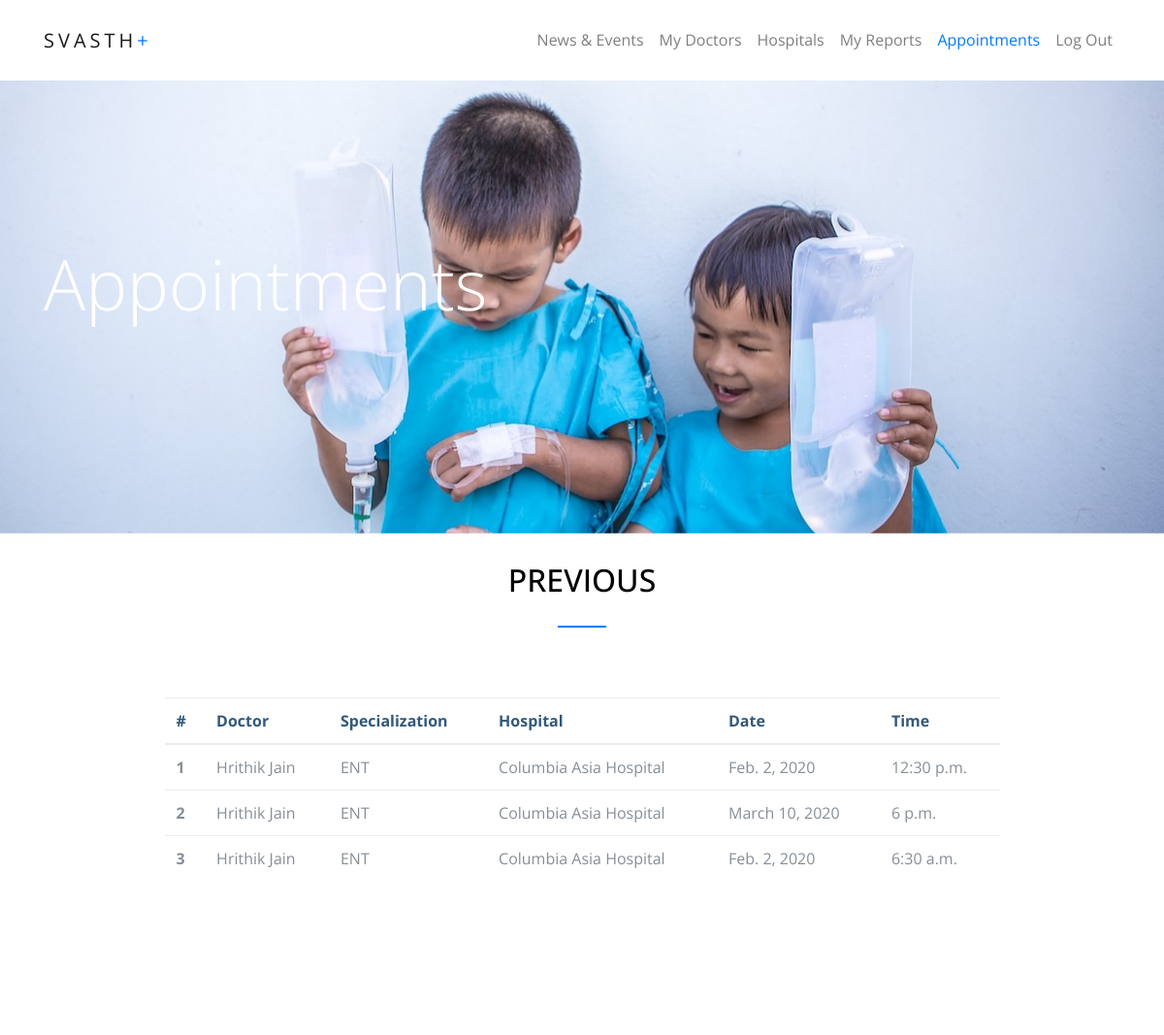
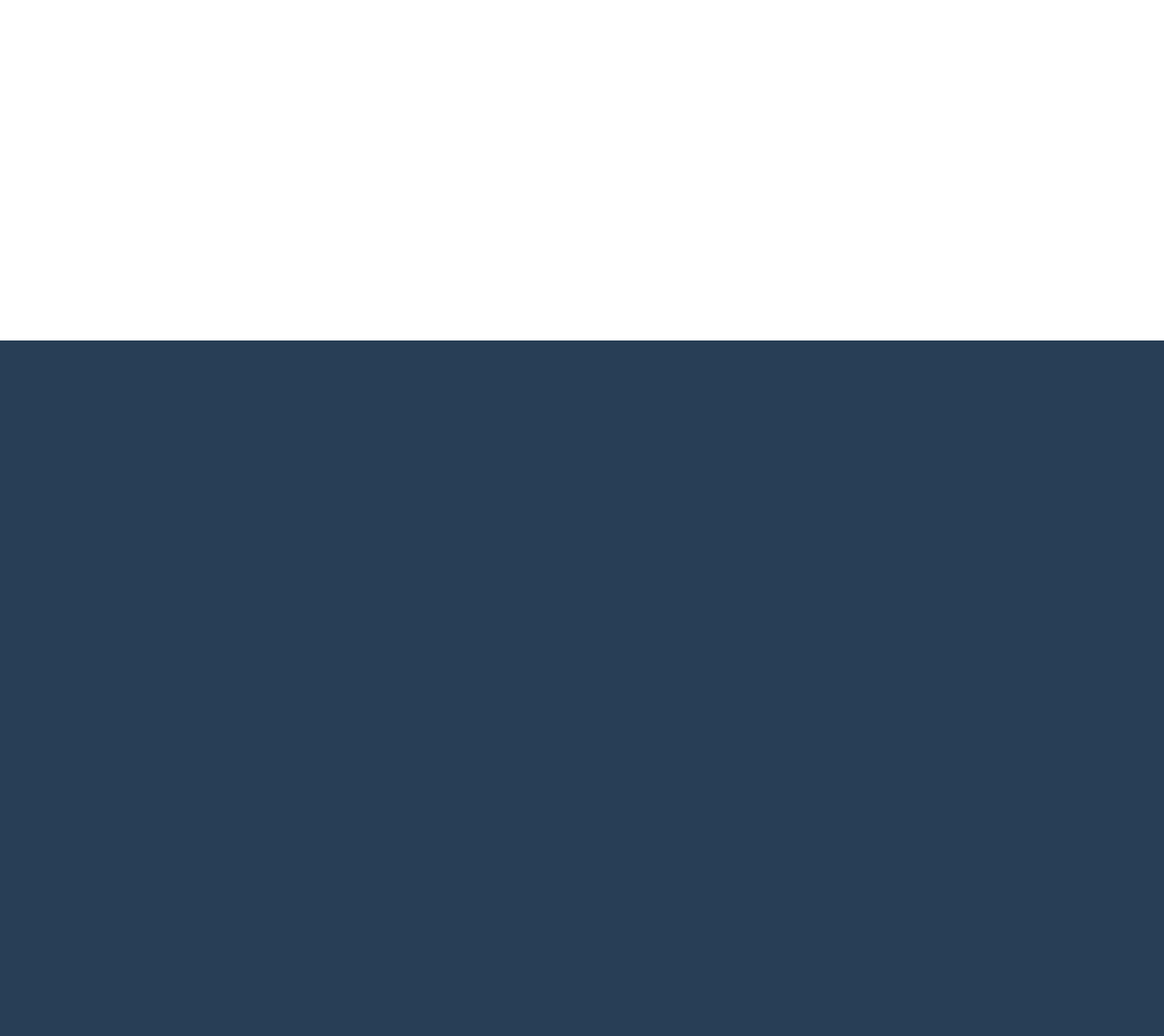
Page /svasth/1/Appointments/ on the committed database (2 pictures, top to bottom).
### Svasth/models.py (models this page shows, shortened)
class Appointment(models.Model):
    Appointment_Id = models.AutoField(primary_key=True)
    Appointment_Date = models.DateField()
    Appointment_Time = models.TimeField()
    Appointment_Doc = models.ForeignKey(Doctor, on_delete=models.CASCADE)
    Appointment_User = models.ForeignKey(User, on_delete=models.CASCADE)

class Doctor(models.Model):
    Doctors_Id = models.AutoField(primary_key=True)
    Doctors_Name = models.CharField(max_length=254)
    Specialisation_Choices = (
        (" Allergist", " Allergist"),
        (" Anesthesiologist", " Anesthesiologist"),
        (" Cardiologist", "Cardiologist "),
        (" Orthopaedic", " Orthopaedic"),
        (" Endocrinologist", " Endocrinologist"),
        (" Dermatologist", " Dermatologist")
    )
    Doctors_Specialisation = models.ForeignKey(Specialisation, on_delete=models.CASCADE)
    Doctors_Icon = models.FileField()
    Doctors_Hospital = models.ForeignKey(Hospital, on_delete=models.CASCADE)

class Specialisation(models.Model):
    Specialisation_Id = models.AutoField(primary_key=True)
    Specialisation_Name = models.CharField(max_length=1000)
    Specialisation_Hospital = models.ForeignKey(Hospital, on_delete=models.CASCADE)

class Hospital(models.Model):
    Hospital_Id = models.AutoField(primary_key=True)
    Hospital_Name = models.CharField(max_length=254)
    Hospital_Location = models.TextField(max_length=1000)
    Hospital_Contact = models.CharField(max_length=15)
    Hospital_Logo = models.FileField()

### Svasth/views.py (the view, shortened to what this page needs)
# urls.py: url(r'^(?P<UserID>[0-9]+)/Appointments/', views.Appointments, name='Appointments'),
def Appointments(resquest, UserID):
    global flag1
    flag1 = True
    Apps = Appointment.objects.filter(Appointment_User__User_Id=UserID)
    Docs = Doctor.objects.all()
    Specs = Specialisation.objects.all()
    context = {'Apps': Apps, 'today': today, 'Docs': Docs, 'Specs': Specs, 'UserID': UserID}
    return render(resquest, 'Svasth/Appointments.html', context)

### Svasth/templates/Svasth/Appointments.html (shortened to what this page needs)
{% load static %}
    <link rel="stylesheet" href="{% static 'Svasth/css/bootstrap.css' %}"/>
    <link rel="stylesheet" href="{% static 'Svasth/css/animate.css' %}"/>
    <link rel="stylesheet" href="{% static 'Svasth/css/owl.carousel.min.css' %}"/>
    <link rel="stylesheet" href="{% static 'Svasth/css/bootstrap-datepicker.css' %}"/>
    <link rel="stylesheet" href="{% static 'Svasth/css/jquery.timepicker.css' %}"/>
    <link rel="stylesheet" href="{% static 'Svasth/fonts/ionicons/css/ionicons.min.css' %}"/>
    <link rel="stylesheet" href="{% static 'Svasth/fonts/fontawesome/css/font-awesome.min.css' %}"/>
    <link rel="stylesheet" href="{% static 'Svasth/fonts/flaticon/font/flaticon.css' %}"/>
    <link rel="stylesheet" href="{% static 'Svasth/css/style.css' %}">
<header role="banner">
      <nav class="navbar navbar-expand-lg navbar-light bg-light fixed-top">
         <div class="container">
          <a class="navbar-brand" href="index.html">Svasth<span>+</span>  </a>
          <div class="collapse navbar-collapse" id="navbarsExample05">
            <ul class="navbar-nav ml-auto">
              <li class="nav-item">
                <a class="nav-link" href="{% url 'Svasth:Home' UserID %}">News & Events</a>
              </li>
              <li class="nav-item">
                <a class="nav-link" href={% url 'Svasth:MyDoctors' UserID%}>My Doctors</a>
              </li>
                <li class = 'nav-item'>
                    <a class="nav-link" href="{% url 'Svasth:Hospitals' UserID %}">Hospitals</a>
                </li>
              <li class="nav-item">
                <a class="nav-link" href="{% url 'Svasth:Reports' UserID %}">My Reports</a>
              </li>
              <li class="nav-item">
                <a class="nav-link active" href="{% url 'Svasth:Appointments' UserID %}">Appointments</a>
              </li>
              <li class="nav-item">
              <a class="nav-link" href="{% url 'Svasth:Index' %}">Log Out</a>
              </li>
            </ul>
          </div>
        </div>
      </nav>
    </header>
	<section class="home-slider inner-page owl-carousel">
      <div class="slider-item" style="background-image: url('{% static 'Svasth/img/antibiotics.jpg' %}');">
        <div class="container">
          <div class="row slider-text align-items-center">
            <div class="col-md-7 col-sm-12 element-animate">
              <h1>Appointments</h1>
            </div>
          </div>
        </div>
    </div>
    </section>
  <div class="main">
<br>
<div class="row justify-content-center mb-5 element-animate">
          <div class="col-md-8 text-center mb-5">
            <h2 class="text-uppercase heading border-bottom mb-4">PREVIOUS</h2>
          </div>
      <div class="table-responsive"><center>
      <table class="table " style="width: 70%; border-radius: 10px; align-self: center;">
        <thead style="color: #32597A">
          <tr>
      <th scope="col">#</th>
      <th scope="col">Doctor</th>
      <th scope="col">Specialization</th>
      <th scope="col">Hospital</th>
      <th scope="col">Date</th>
      <th scope="col">Time</th>
    </tr>
        </thead>
{% for App in Apps %}
    {% if App.Appointment_Date < today %}
         <tr>
      <th scope="row">{{ forloop.counter }}</th>
      <td>{{ App.Appointment_Doc.Doctors_Name }}</td>
      <td>{{ App.Appointment_Doc.Doctors_Specialisation.Specialisation_Name }}</td>
      <td>{{ App.Appointment_Doc.Doctors_Hospital.Hospital_Name }}</td>
      <td>{{ App.Appointment_Date }}</td>
      <td>{{ App.Appointment_Time }}</td>
    </tr>
    {% endif %}
{% endfor %}
      </table></center></div></div>
      <br>
  </div>
<footer class="site-footer" role="contentinfo">
      <div class="container">
      </div>
    </footer>

### Svasth/static/Svasth/css/style.css (style rules this page uses)
a { -webkit-transition: .3s all ease; -o-transition: .3s all ease; transition: .3s all ease; text-decoration: none; }
h1, h2, h3, h4, h5 { color: #000; }
header { position: relative; top: 0; left: 0; width: 100%; z-index: 5; }
header .navbar-brand { text-transform: uppercase; letter-spacing: .2em; font-weight: 400; }
header .navbar-brand span { color: #007bff; }
header .navbar { padding-top: 0; padding-bottom: 0; background: white !important; }
header .navbar .nav-link { padding: 1.7rem 1rem; outline: none !important; }
header .navbar .nav-link.active { color: #007bff !important; }
.owl-carousel.home-slider { z-index: 1; position: relative; }
.owl-carousel.home-slider .slider-item { background-size: cover; background-repeat: no-repeat; background-position: center center; height: calc(100vh - 117px); min-height: 700px; }
.owl-carousel.home-slider .slider-item .slider-text { color: #fff; height: calc(100vh - 117px); min-height: 700px; }
.owl-carousel.home-slider .slider-item .slider-text h1 { font-size: 72px; color: #fff; line-height: 1.2; font-weight: 300; }
.owl-carousel.home-slider.inner-page .slider-item { height: calc(50vh - 117px); min-height: 500px; }
.owl-carousel.home-slider.inner-page .slider-item .slider-text { color: #fff; height: calc(50vh - 117px); min-height: 500px; }
.heading { color: #000; }
.heading.border-bottom { position: relative; padding-bottom: 30px; }
.heading.border-bottom:before { bottom: 0; position: absolute; content: ""; width: 50px; height: 2px; left: 50%; -webkit-transform: translateX(-50%); -ms-transform: translateX(-50%); transform: translateX(-50%); background: #007bff; }
.site-footer { padding: 7em 0; background: #283E56; color: rgba(255, 255, 255, 0.7); }
.element-animate { opacity: 0; visibility: hidden; }

### rows in the picture
Appointment: Appointment_Doc.Doctors_Name "Hrithik Jain", Appointment_Doc.Doctors_Specialisation.Specialisation_Name "ENT", Appointment_Doc.Doctors_Hospital.Hospital_Name "Columbia Asia Hospital", Appointment_Date "Feb. 2, 2020", Appointment_Time "12:30 p.m."
Appointment: Appointment_Doc.Doctors_Name "Hrithik Jain", Appointment_Doc.Doctors_Specialisation.Specialisation_Name "ENT", Appointment_Doc.Doctors_Hospital.Hospital_Name "Columbia Asia Hospital", Appointment_Date "March 10, 2020", Appointment_Time "6 p.m."
Appointment: Appointment_Doc.Doctors_Name "Hrithik Jain", Appointment_Doc.Doctors_Specialisation.Specialisation_Name "ENT", Appointment_Doc.Doctors_Hospital.Hospital_Name "Columbia Asia Hospital", Appointment_Date "Feb. 2, 2020", Appointment_Time "6:30 a.m."
